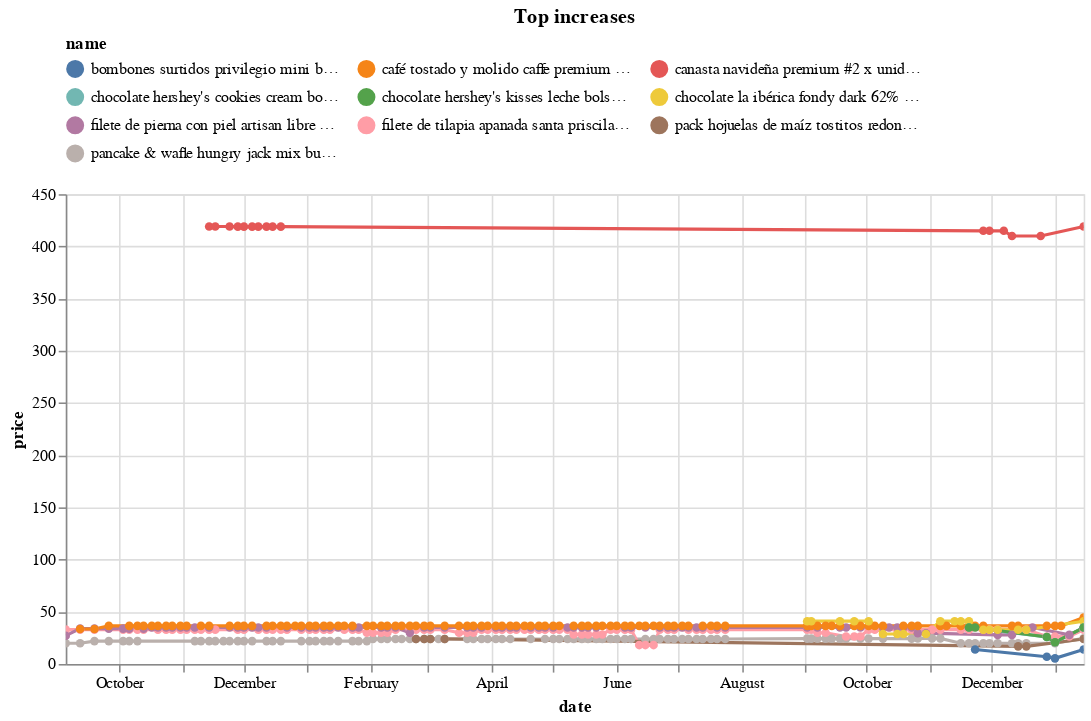

The code cell stored with this chart in its notebook:
### Code cell
(top_changes_abs
 .sort_values('change')
 .tail(10)
 .pipe(plot_changes, 'Top increases')
)

### Figure 1 — Vega-Lite specification as saved in the notebook (floating-point values rounded to 4 significant figures; data arrays with more than 128 entries replaced by an {"elided": "..."} marker saying what was removed)
{"config": {"view": {"continuousWidth": 300, "continuousHeight": 300}, "legend": {"columns": 3, "orient": "top"}}, "data": {"name": "data-ab3e781f173068f577a39eee42cbf25c"}, "mark": {"type": "line", "point": true}, "encoding": {"color": {"field": "name", "scale": {"domain": ["bombones surtidos privilegio mini bastón de navidad pote 33.6g (plaza_vea)", "café tostado y molido caffe premium bolsa 500g (plaza_vea)", "canasta navideña premium #2 x unid (plaza_vea)", "chocolate hershey's cookies cream bolsa 198g (plaza_vea)", "chocolate hershey's kisses leche bolsa 221g (plaza_vea)", "chocolate la ibérica fondy dark 62% barra 50g bolsa 6un (plaza_vea)", "filete de pierna con piel artisan libre de antibióticos x kg (plaza_vea)", "filete de tilapia apanada santa priscila bolsa 454g (plaza_vea)", "pack hojuelas de maíz tostitos redondo con sal 280g bolsa 3un (plaza_vea)", "pancake & wafle hungry jack mix but caja 907g (plaza_vea)"]}, "type": "nominal"}, "tooltip": [{"field": "name", "type": "nominal"}, {"field": "price", "type": "quantitative"}, {"field": "last_price", "type": "quantitative"}], "x": {"field": "date", "type": "temporal"}, "y": {"field": "price", "type": "quantitative"}}, "params": [{"name": "param_11", "select": {"type": "point", "fields": ["name"]}, "bind": "legend"}, {"name": "param_12", "select": {"type": "interval", "encodings": ["x", "y"]}, "bind": "scales"}], "title": "Top increases", "transform": [{"filter": {"param": "param_11"}}], "width": 650, "$schema": "https://vega.github.io/schema/vega-lite/v5.16.3.json", "datasets": {"data-ab3e781f173068f577a39eee42cbf25c": {"elided": "441 records"}}}
